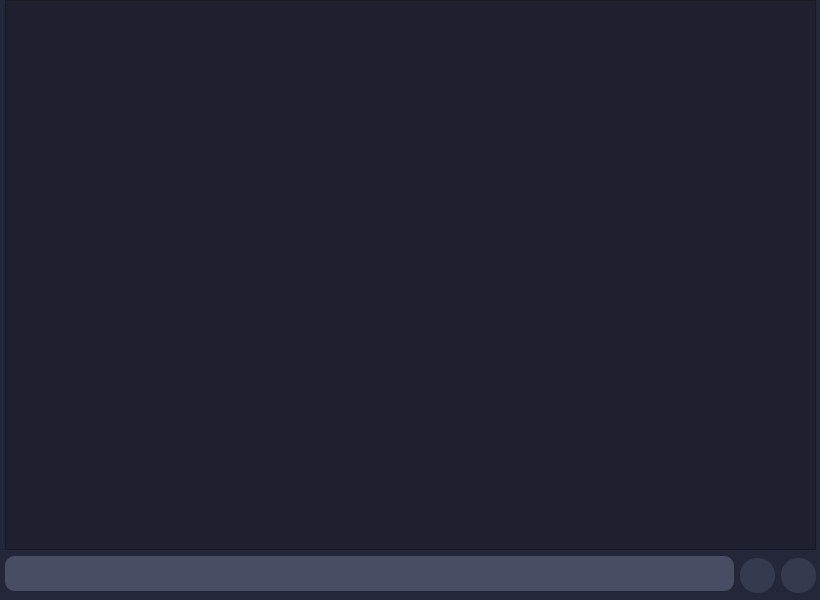
<?xml version="1.0" encoding="UTF-8"?>
<ui version="4.0">
 <class>Voice Assist</class>
 <widget class="QMainWindow" name="Voice Assist">
  <property name="geometry">
   <rect>
    <x>0</x>
    <y>0</y>
    <width>820</width>
    <height>600</height>
   </rect>
  </property>
  <property name="windowTitle">
   <string>MainWindow</string>
  </property>
  <property name="styleSheet">
   <string notr="true">background-color:#24273a;</string>
  </property>
  <widget class="QWidget" name="centralwidget">
   <property name="minimumSize">
    <size>
     <width>800</width>
     <height>0</height>
    </size>
   </property>
   <widget class="QWidget" name="gridLayoutWidget">
    <property name="geometry">
     <rect>
      <x>0</x>
      <y>0</y>
      <width>821</width>
      <height>601</height>
     </rect>
    </property>
    <layout class="QGridLayout" name="gridLayout">
     <item row="2" column="0">
      <widget class="QLineEdit" name="inputBox">
       <property name="styleSheet">
        <string notr="true">QLineEdit{
margin:0px 0px  10px 5px;
height:35px;
border-radius : 10px;
background-color: #494d64;
color:#cad3f5;
padding: 0px 0px 0px 6px;
}
QLineEdit:focus{
border:  #939ab7 3px solid;
}</string>
       </property>
      </widget>
     </item>
     <item row="2" column="1">
      <widget class="QPushButton" name="sendButton">
       <property name="styleSheet">
        <string notr="true">margin: 0px 0px 5px 0px;
width: 35px;
height:35px;
background-color: #363a4f;
border-radius:17px;
color:#a5adcb;</string>
       </property>
       <property name="text">
        <string/>
       </property>
      </widget>
     </item>
     <item row="0" column="0" colspan="3">
      <widget class="QListWidget" name="chatBox">
       <property name="styleSheet">
        <string notr="true">margin: 0px 5px 0px 5px;
background-color:#1e2030;
</string>
       </property>
      </widget>
     </item>
     <item row="2" column="2">
      <widget class="QPushButton" name="micButton">
       <property name="styleSheet">
        <string notr="true">QPushButton{
background-color: #363a4f;
border-radius:17px;
margin: 0px 5px 5px 0px;
width: 35px;
height:35px;
color:#a5adcb;
}
QPushButton:focus {
 background-color: #ed8796; 
}</string>
       </property>
       <property name="text">
        <string/>
       </property>
      </widget>
     </item>
    </layout>
   </widget>
  </widget>
 </widget>
 <resources/>
 <connections/>
</ui>
